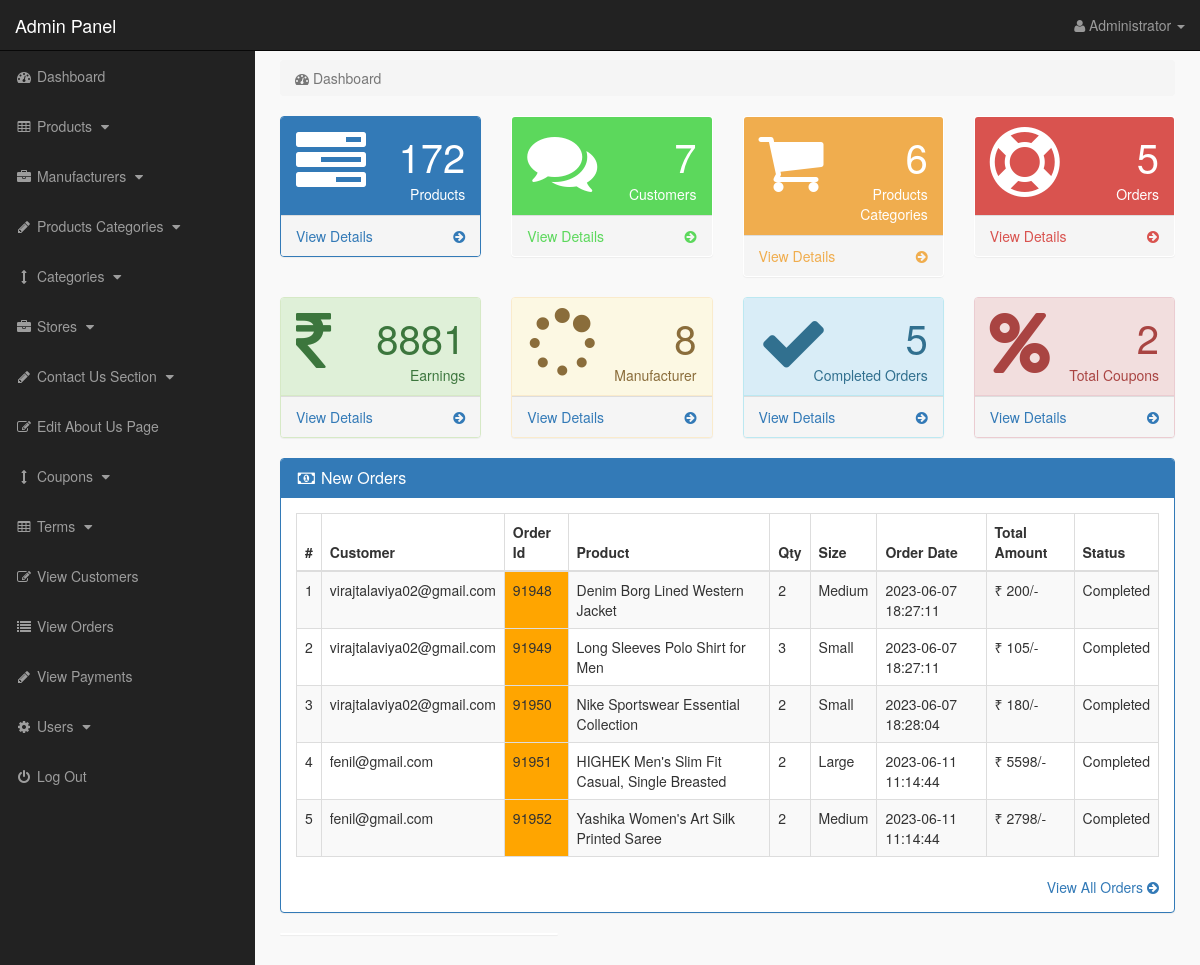
/admin_area/index.php?dashboard (signed in), run on an earlier commit of the app's database.
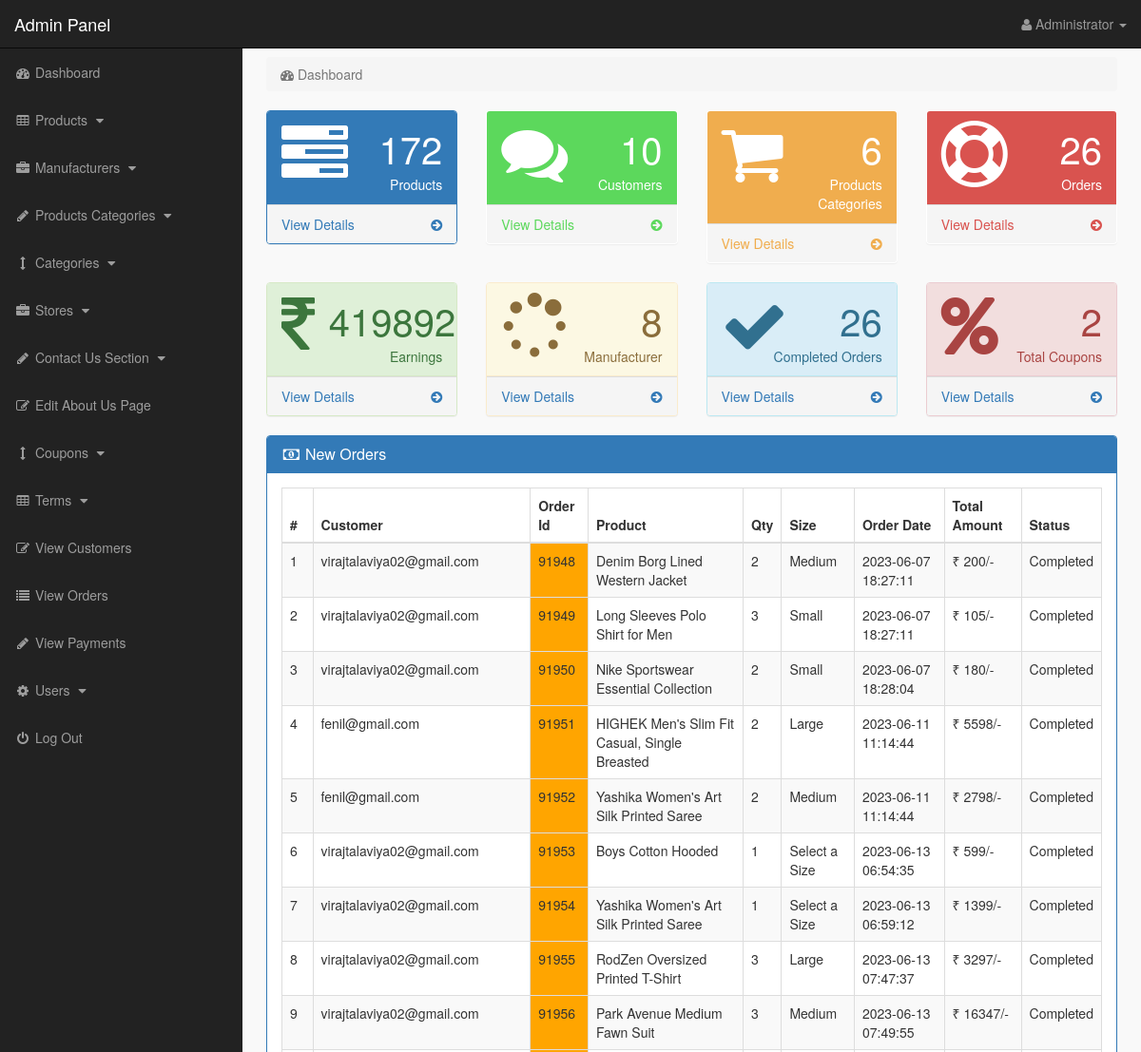
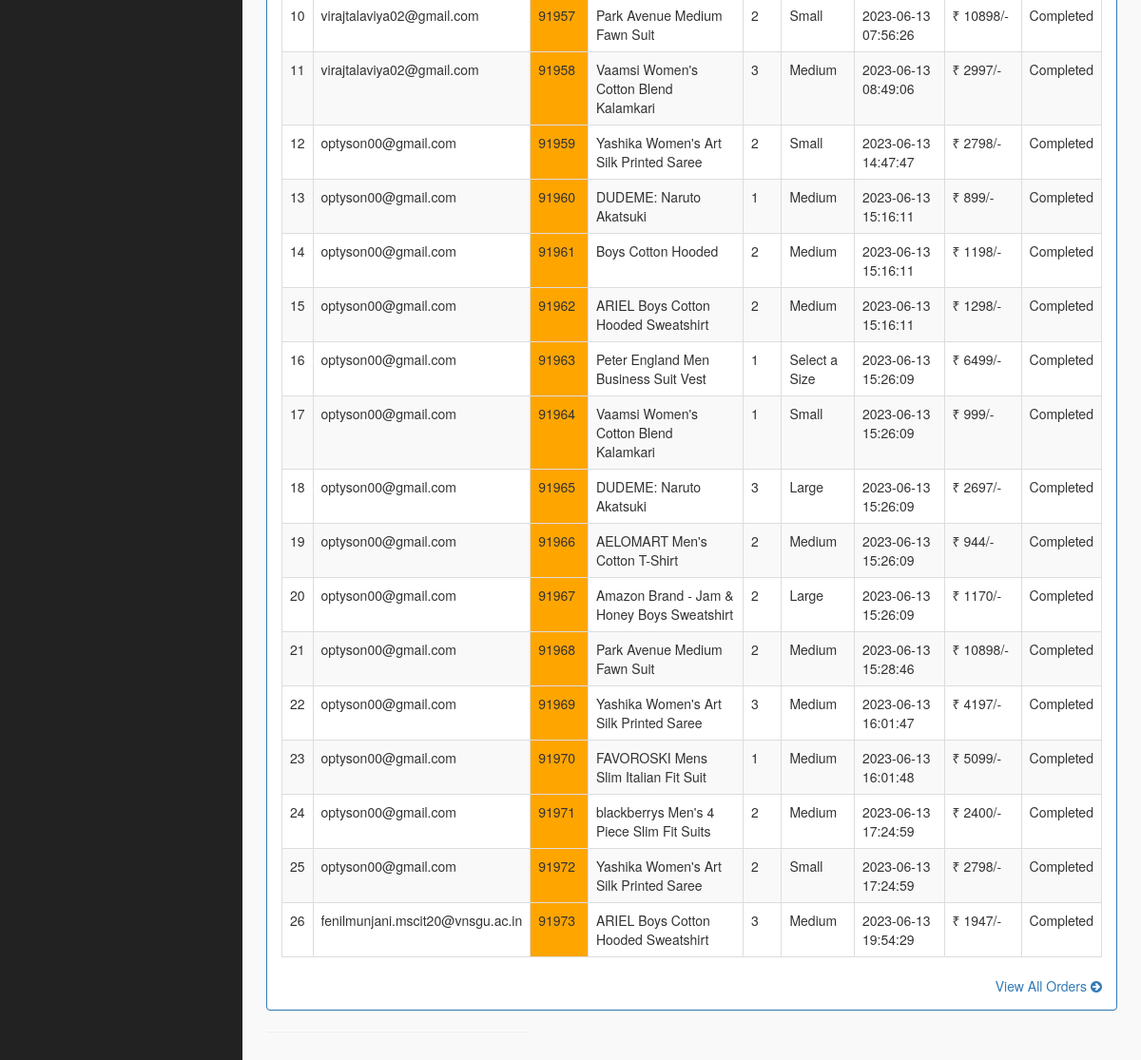
And on a later commit of the database (2 pictures, top to bottom).
### tables this page shows
CREATE TABLE `customer_orders` (
  `order_id` int(10) NOT NULL,
  `customer_id` int(10) NOT NULL,
  `payid` int(11) NOT NULL,
  `product_id` int(11) NOT NULL,
  `due_amount` int(11) NOT NULL,
  `qty` int(10) NOT NULL,
  `size` text NOT NULL,
  `order_date` timestamp NOT NULL DEFAULT current_timestamp() ON UPDATE current_timestamp(),
  `order_status` text NOT NULL
);

CREATE TABLE `customers` (
  `customer_id` int(10) NOT NULL,
  `customer_name` varchar(255) NOT NULL,
  `customer_email` varchar(255) NOT NULL,
  `customer_pass` varchar(255) NOT NULL,
  `customer_country` text NOT NULL,
  `customer_city` text NOT NULL,
  `customer_contact` varchar(255) NOT NULL,
  `customer_address` text NOT NULL,
  `customer_image` text NOT NULL,
  `customer_ip` varchar(255) NOT NULL,
  `customer_confirm_code` text NOT NULL
);

CREATE TABLE `products` (
  `product_id` int(10) NOT NULL,
  `p_cat_id` int(10) NOT NULL,
  `cat_id` int(10) NOT NULL,
  `manufacturer_id` int(10) NOT NULL,
  `date` timestamp NOT NULL DEFAULT current_timestamp() ON UPDATE current_timestamp(),
  `product_title` varchar(255) NOT NULL,
  `product_url` varchar(255) NOT NULL,
  `product_img1` varchar(255) NOT NULL,
  `product_img2` varchar(255) NOT NULL,
  `product_img3` varchar(255) NOT NULL,
  `product_price` int(10) NOT NULL,
  `product_psp_price` int(100) NOT NULL,
  `product_desc` varchar(255) NOT NULL,
  `product_features` varchar(255) NOT NULL,
  `product_video` varchar(255) NOT NULL,
  `product_keywords` varchar(255) NOT NULL,
  `product_label` varchar(255) NOT NULL,
  `status` varchar(255) NOT NULL
);

### admin_area/dashboard.php (the view)
<?php
include("includes/db.php");
if(!isset($_SESSION['admin_email'])){
echo "<script>window.open('login.php','_self')</script>";
}
else {
?>
<div class="row">
<div class="col-lg-12">
<ol class="breadcrumb">
<li class="active">
<i class="fa fa-dashboard"></i> Dashboard
</li>
</ol>
</div>
</div>
<div class="row">
<div class="col-lg-3 col-md-6">
<div class="panel panel-primary">
<div class="panel-heading">
<div class="row">
<div class="col-xs-3">
<i class="fa fa-tasks fa-5x"> </i>
</div>
<div class="col-xs-9 text-right">
<div class="huge"> <?php echo $count_products; ?> </div>
<div>Products</div>
</div>
</div>
</div>
<a href="index.php?view_products">
<div class="panel-footer">
<span class="pull-left"> View Details </span>
<span class="pull-right"> <i class="fa fa-arrow-circle-right"></i> </span>
<div class="clearfix"></div>
</div>
</a>
</div>
</div>
<div class="col-lg-3 col-md-6">
<div class="panel panel-green">
<div class="panel-heading">
<div class="row">
<div class="col-xs-3">
<i class="fa fa-comments fa-5x"> </i>
</div>
<div class="col-xs-9 text-right">
<div class="huge"> <?php echo $count_customers; ?> </div>
<div>Customers</div>
</div>
</div>
</div>
<a href="index.php?view_customers">
<div class="panel-footer">
<span class="pull-left"> View Details </span>
<span class="pull-right"> <i class="fa fa-arrow-circle-right"></i> </span>
<div class="clearfix"></div>
</div>
</a>
</div>
</div>
<div class="col-lg-3 col-md-6">
<div class="panel panel-yellow">
<div class="panel-heading">
<div class="row">
<div class="col-xs-3">
<i class="fa fa-shopping-cart fa-5x"> </i>
</div>
<div class="col-xs-9 text-right">
<div class="huge"> <?php echo $count_p_categories; ?> </div>
<div>Products Categories</div>
</div>
</div>
</div>
<a href="index.php?view_p_cats">
<div class="panel-footer">
<span class="pull-left"> View Details </span>
<span class="pull-right"> <i class="fa fa-arrow-circle-right"></i> </span>
<div class="clearfix"></div>
</div>
</a>
</div>
</div>
<div class="col-lg-3 col-md-6">
<div class="panel panel-red">
<div class="panel-heading">
<div class="row">
<div class="col-xs-3">
<i class="fa fa-support fa-5x"> </i>
</div>
<div class="col-xs-9 text-right">
<div class="huge"> <?php echo $count_total_orders; ?> </div>
<div>Orders</div>
</div>
</div>
</div>
<a href="index.php?view_orders">
<div class="panel-footer">
<span class="pull-left"> View Details </span>
<span class="pull-right"> <i class="fa fa-arrow-circle-right"></i> </span>
<div class="clearfix"></div>
</div>
</a>
</div>
</div>
</div>
<div class="row">
    <div class="col-lg-3 col-md-6">
        <div class="panel panel-success">
        <div class="panel-heading">
        <div class="row">
        <div class="col-xs-3">
        <i class="fa fa-rupee fa-5x"> </i>
        </div>
        <div class="col-xs-9 text-right">
        <?php
            $count = 0;
            $count_earning = "select * from payments";
            $count_earn = mysqli_query($con,$count_earning);
            while($data = mysqli_fetch_array($count_earn))
            {
                $count += $data['amount'];
            }
        ?>
        <div class="huge"> <?php echo $count ?> </div>
        <div>Earnings</div>
        </div>
        </div>
        </div>
        <a href="index.php?view_payments">
        <div class="panel-footer">
        <span class="pull-left"> View Details </span>
        <span class="pull-right"> <i class="fa fa-arrow-circle-right"></i> </span>
        <div class="clearfix"></div>
        </div>
        </a>
        </div>
        </div>
        <div class="col-lg-3 col-md-6">
            <div class="panel panel-warning">
            <div class="panel-heading">
            <div class="row">
            <div class="col-xs-3">
            <i class="fa fa-spinner fa-5x"> </i>
            </div>
            <div class="col-xs-9 text-right">
            <?php
                $count_manu = "select * from manufacturers";
                $count = mysqli_query($con,$count_manu);
                $count_manufacturers =mysqli_num_rows($count);
            ?>
            <div class="huge"> <?php echo $count_manufacturers ?> </div>
            <div>Manufacturer</div>
            </div>
            </div>
            </div>
            <a href="index.php?view_manufacturers">
            <div class="panel-footer">
            <span class="pull-left"> View Details </span>
            <span class="pull-right"> <i class="fa fa-arrow-circle-right"></i> </span>
            <div class="clearfix"></div>
            </div>
            </a>
            </div>
            </div>
            <div class="col-lg-3 col-md-6">
                <div class="panel panel-info">
                <div class="panel-heading">
                <div class="row">
                <div class="col-xs-3">
                <i class="fa fa-check fa-5x"> </i>
                </div>
                <div class="col-xs-9 text-right">
                <div class="huge"> <?php echo $count_total_orders; ?> </div>
                <div>Completed Orders</div>
                </div>
                </div>
                </div>
                <a href="index.php?view_orders">
                <div class="panel-footer">
                <span class="pull-left"> View Details </span>
                <span class="pull-right"> <i class="fa fa-arrow-circle-right"></i> </span>
                <div class="clearfix"></div>
                </div>
                </a>
                </div>
                </div>
                <div class="col-lg-3 col-md-6">
                    <div class="panel panel-danger">
                    <div class="panel-heading">
                    <div class="row">
                    <div class="col-xs-3">
                    <i class="fa fa-percent fa-5x"> </i>
                    </div>
                    <div class="col-xs-9 text-right">
                    <div class="huge"> <?php echo $count_coupons; ?> </div>
                    <div>Total Coupons</div>
                    </div>
                    </div>
                    </div>
                    <a href="index.php?view_coupons">
                    <div class="panel-footer">
                    <span class="pull-left"> View Details </span>
                    <span class="pull-right"> <i class="fa fa-arrow-circle-right"></i> </span>
                    <div class="clearfix"></div>
                    </div>
                    </a>
                    </div>
                    </div>
</div>
<div class="row" >
<div class="col-lg-12" >
<div class="panel panel-primary" >
<div class="panel-heading" >
<h3 class="panel-title" >
<i class="fa fa-money fa-fw" ></i> New Orders
</h3>
</div>
<div class="panel-body" >
<div class="table-responsive" >
<table class="table table-bordered table-hover table-striped" >
<thead>
<tr>
<th>#</th>
<th>Customer</th>
<th>Order Id</th>
<th>Product</th>
<th>Qty</th>
<th>Size</th>
<th>Order Date</th>
<th>Total Amount</th>
<th>Status</th>
</tr>
</thead>
<tbody>
<?php
$i = 0;
$get_orders = "select * from customer_orders";
$run_orders = mysqli_query($con,$get_orders);
while ($row_orders = mysqli_fetch_array($run_orders)) {
$order_id = $row_orders['order_id'];
$c_id = $row_orders['customer_id'];
$product_id = $row_orders['product_id'];
$qty = $row_orders['qty'];
$size = $row_orders['size'];
$order_status = $row_orders['order_status'];
$get_products = "select * from products where product_id='$product_id'";
$run_products = mysqli_query($con,$get_products);
$row_products = mysqli_fetch_array($run_products);
$product_title = $row_products['product_title'];
$i++;
?>
<tr>
<td><?php echo $i; ?></td>
<td>
<?php
$get_customer = "select * from customers where customer_id='$c_id'";
$run_customer = mysqli_query($con,$get_customer);
$row_customer = mysqli_fetch_array($run_customer);
$customer_email = $row_customer['customer_email'];
echo $customer_email;
 ?>
 </td>
<td bgcolor="orange" ><?php echo $order_id; ?></td>
<td><?php echo $product_title; ?></td>
<td><?php echo $qty; ?></td>
<td><?php echo $size; ?></td>
<td>
<?php
$get_customer_order = "select * from customer_orders where order_id='$order_id'";
$run_customer_order = mysqli_query($con,$get_customer_order);
$row_customer_order = mysqli_fetch_array($run_customer_order);
$order_date = $row_customer_order['order_date'];
$due_amount = $row_customer_order['due_amount'];
echo $order_date;
?>
</td>
<td>₹ <?php echo $due_amount; ?>/-</td>
<td>
<?php
if($order_status=='pending'){
echo $order_status='<div style="color:red;">Pending</div>';
}
else{
echo $order_status='Completed';
}
?>
</td>
</tr>
<?php } ?>
</tbody>
</table>
</div>
<div class="text-right" >
<a href="index.php?view_orders" >
View All Orders <i class="fa fa-arrow-circle-right" ></i>
</a>
</div>
</div>
</div>
</div>
<div class="col-md-4">
<div class="panel">
</div>
</div>
</div>
<?php } ?>

### admin_area/index.php (shortened to what this page needs)
<?php
include("includes/db.php");
if(!isset($_SESSION['admin_email'])){
echo "<script>window.open('login.php','_self')</script>";
}
else {
?>
<?php
$admin_session = $_SESSION['admin_email'];
$get_admin = "select * from admins  where admin_email='$admin_session'";
$run_admin = mysqli_query($con,$get_admin);
$row_admin = mysqli_fetch_array($run_admin);
$admin_name = $row_admin['admin_name'];
$get_products = "SELECT * FROM products";
$run_products = mysqli_query($con,$get_products);
$count_products = mysqli_num_rows($run_products);
$get_customers = "SELECT * FROM customers";
$run_customers = mysqli_query($con,$get_customers);
$count_customers = mysqli_num_rows($run_customers);
$get_p_categories = "SELECT * FROM product_categories";
$run_p_categories = mysqli_query($con,$get_p_categories);
$count_p_categories = mysqli_num_rows($run_p_categories);
$get_total_orders = "SELECT * FROM customer_orders";
$run_total_orders = mysqli_query($con,$get_total_orders);
$count_total_orders = mysqli_num_rows($run_total_orders);
$get_coupons = "SELECT * FROM coupons";
$run_coupons = mysqli_query($con,$get_coupons);
$count_coupons = mysqli_num_rows($run_coupons);
?>
<!DOCTYPE html>
<html>
<head>
<link href="css/bootstrap.min.css" rel="stylesheet">
<link href="css/style.css" rel="stylesheet">
<link href="font-awesome/css/font-awesome.min.css" rel="stylesheet" >
</head>
<body>
<div id="wrapper">
<?php include("includes/sidebar.php");  ?>
<div id="page-wrapper">
<div class="container-fluid">
<?php
if(isset($_GET['dashboard'])){
include("dashboard.php");
}
?>
</div>
</div>
</div>
</body>
</html>
<?php } ?>

### admin_area/includes/sidebar.php (shortened to what this page needs)
<?php
if(!isset($_SESSION['admin_email'])){
echo "<script>window.open('login.php','_self')</script>";
}
else {
?>
<nav class="navbar navbar-inverse navbar-fixed-top" >
<div class="navbar-header" >
<a class="navbar-brand" href="index.php?dashboard" >Admin Panel</a>
</div>
<ul class="nav navbar-right top-nav" >
<li class="dropdown" >
<a href="#" class="dropdown-toggle" data-toggle="dropdown" >
<i class="fa fa-user" ></i>
<?php echo $admin_name; ?> <b class="caret" ></b>
</a>
</li>
</ul>
<div class="collapse navbar-collapse navbar-ex1-collapse">
<ul class="nav navbar-nav side-nav">
<li>
<a href="index.php?dashboard">
<i class="fa fa-fw fa-dashboard"></i> Dashboard
</a>
</li>
<li>
<a href="#" data-toggle="collapse" data-target="#products">
<i class="fa fa-fw fa-table"></i> Products
<i class="fa fa-fw fa-caret-down"></i>
</a>
</li>
<li>
<a href="#" data-toggle="collapse" data-target="#manufacturers">
<i class="fa fa-fw fa-briefcase"></i> Manufacturers
<i class="fa fa-fw fa-caret-down"></i>
</a>
</li>
<li>
<a href="#" data-toggle="collapse" data-target="#p_cat">
<i class="fa fa-fw fa-pencil"></i> Products Categories
<i class="fa fa-fw fa-caret-down"></i>
</a>
</li>
<li>
<a href="#" data-toggle="collapse" data-target="#cat">
<i class="fa fa-fw fa-arrows-v"></i> Categories
<i class="fa fa-fw fa-caret-down"></i>
</a>
</li>
<li>
<a href="#" data-toggle="collapse" data-target="#store">
<i class="fa fa-fw fa-briefcase"></i> Stores
<i class="fa fa-fw fa-caret-down"></i>
</a>
</li>
<li>
<a href="#" data-toggle="collapse" data-target="#contact_us">
<i class="fa fa-fw fa-pencil"> </i> Contact Us Section
<i class="fa fa-fw fa-caret-down"></i>
</a>
</li>
<li>
<a href="index.php?edit_about_us">
<i class="fa fa-fw fa-edit"></i> Edit About Us Page
</a>
</li>
<li>
<a href="#" data-toggle="collapse" data-target="#coupons">
<i class="fa fa-fw fa-arrows-v"></i> Coupons
<i class="fa fa-fw fa-caret-down"></i>
</a>
</li>
<li>
<a href="#" data-toggle="collapse" data-target="#terms" >
<i class="fa fa-fw fa-table"></i> Terms
<i class="fa fa-fw fa-caret-down"></i>
</a>
</li>
<li>
<a href="index.php?view_customers">
<i class="fa fa-fw fa-edit"></i> View Customers
</a>
</li>
<li>
<a href="index.php?view_orders">
<i class="fa fa-fw fa-list"></i> View Orders
</a>
</li>
<li>
<a href="index.php?view_payments">
<i class="fa fa-fw fa-pencil"></i> View Payments
</a>
</li>
<li>
<a href="#" data-toggle="collapse" data-target="#users">
<i class="fa fa-fw fa-gear"></i> Users
<i class="fa fa-fw fa-caret-down"></i>
</a>
</li>
<li>
<a href="logout.php">
<i class="fa fa-fw fa-power-off"></i> Log Out
</a>
</li>
</ul>
</div>
</nav>
<?php } ?>

### admin_area/css/style.css (style rules this page uses)
body { margin-top:100px; }
@media (min-width: 768px) { body { margin-top:50px; } }
#wrapper { padding-left:0; }
#page-wrapper { width:100%; padding:0; background-color:#F9F9F9; }
@media (min-width: 768px) { #wrapper { padding-left:255px; } }
@media (min-width: 768px) { #page-wrapper { padding:10px; } }
.top-nav { padding:0 15px; }
.top-nav>li { display:inline-block; float:left; }
.top-nav>li>a { padding-top:15px; padding-bottom:15px; line-height:20px; color:#999; }
@media (min-width: 768px) { .side-nav { position:fixed; top:51px; width:255px; border-radius:0; overflow-y:auto; background-color: #222; bottom:0; overflow-x:hidden; padding-bottom:40px; } }
@media (min-width: 768px) { .side-nav>li>a { width:255px; } }
.huge { font-size:40px; line-height:normal; }
.panel-green > .panel-heading { color:#fff; background-color:#5cd85c; }
.panel-green > a { color:#5cd85c; }
.panel-red > .panel-heading { color:#fff; background-color:#d9534f; }
.panel-red > a { color:#d9534f; }
.panel-yellow > .panel-heading { color:#fff; background-color:#f0ad4e; }
.panel-yellow > a { color:#f0ad4e; }
.panel-body { border-radius:5px; }

What changed in the data, as far as the page shows it:
added customer_orders: customer.customer_email "virajtalaviya02@gmail.com", order_id "91953", product.product_title "Boys Cotton Hooded", qty "1", size "Select a Size", order_date "2023-06-13 06:54:35", due_amount "599"
added customer_orders: customer.customer_email "virajtalaviya02@gmail.com", order_id "91954", product.product_title "Yashika Women's Art Silk Printed Saree", qty "1", size "Select a Size", order_date "2023-06-13 06:59:12", due_amount "1399"
added customer_orders: customer.customer_email "virajtalaviya02@gmail.com", order_id "91955", product.product_title "RodZen Oversized Printed T-Shirt", qty "3", size "Large", order_date "2023-06-13 07:47:37", due_amount "3297"
added customer_orders: customer.customer_email "virajtalaviya02@gmail.com", order_id "91956", product.product_title "Park Avenue Medium Fawn Suit", qty "3", size "Medium", order_date "2023-06-13 07:49:55", due_amount "16347"
added customer_orders: customer.customer_email "virajtalaviya02@gmail.com", order_id "91957", product.product_title "Park Avenue Medium Fawn Suit", qty "2", size "Small", order_date "2023-06-13 07:56:26", due_amount "10898"
added customer_orders: customer.customer_email "virajtalaviya02@gmail.com", order_id "91958", product.product_title "Vaamsi Women's Cotton Blend Kalamkari", qty "3", size "Medium", order_date "2023-06-13 08:49:06", due_amount "2997"
added customer_orders: customer.customer_email "optyson00@gmail.com", order_id "91959", product.product_title "Yashika Women's Art Silk Printed Saree", qty "2", size "Small", order_date "2023-06-13 14:47:47", due_amount "2798"
added customer_orders: customer.customer_email "optyson00@gmail.com", order_id "91960", product.product_title "DUDEME: Naruto Akatsuki", qty "1", size "Medium", order_date "2023-06-13 15:16:11", due_amount "899"
added customer_orders: customer.customer_email "optyson00@gmail.com", order_id "91961", product.product_title "Boys Cotton Hooded", qty "2", size "Medium", order_date "2023-06-13 15:16:11", due_amount "1198"
added customer_orders: customer.customer_email "optyson00@gmail.com", order_id "91962", product.product_title "ARIEL Boys Cotton Hooded Sweatshirt", qty "2", size "Medium", order_date "2023-06-13 15:16:11", due_amount "1298"
added customer_orders: customer.customer_email "optyson00@gmail.com", order_id "91963", product.product_title "Peter England Men Business Suit Vest", qty "1", size "Select a Size", order_date "2023-06-13 15:26:09", due_amount "6499"
added customer_orders: customer.customer_email "optyson00@gmail.com", order_id "91964", product.product_title "Vaamsi Women's Cotton Blend Kalamkari", qty "1", size "Small", order_date "2023-06-13 15:26:09", due_amount "999"
added customer_orders: customer.customer_email "optyson00@gmail.com", order_id "91965", product.product_title "DUDEME: Naruto Akatsuki", qty "3", size "Large", order_date "2023-06-13 15:26:09", due_amount "2697"
added customer_orders: customer.customer_email "optyson00@gmail.com", order_id "91966", product.product_title "AELOMART Men's Cotton T-Shirt", qty "2", size "Medium", order_date "2023-06-13 15:26:09", due_amount "944"
added customer_orders: customer.customer_email "optyson00@gmail.com", order_id "91967", product.product_title "Amazon Brand - Jam & Honey Boys Sweatshirt", qty "2", size "Large", order_date "2023-06-13 15:26:09", due_amount "1170"
added customer_orders: customer.customer_email "optyson00@gmail.com", order_id "91968", product.product_title "Park Avenue Medium Fawn Suit", qty "2", size "Medium", order_date "2023-06-13 15:28:46", due_amount "10898"
added customer_orders: customer.customer_email "optyson00@gmail.com", order_id "91969", product.product_title "Yashika Women's Art Silk Printed Saree", qty "3", size "Medium", order_date "2023-06-13 16:01:47", due_amount "4197"
added customer_orders: customer.customer_email "optyson00@gmail.com", order_id "91970", product.product_title "FAVOROSKI Mens Slim Italian Fit Suit", qty "1", size "Medium", order_date "2023-06-13 16:01:48", due_amount "5099"
added customer_orders: customer.customer_email "optyson00@gmail.com", order_id "91971", product.product_title "blackberrys Men's 4 Piece Slim Fit Suits", qty "2", size "Medium", order_date "2023-06-13 17:24:59", due_amount "2400"
added customer_orders: customer.customer_email "optyson00@gmail.com", order_id "91972", product.product_title "Yashika Women's Art Silk Printed Saree", qty "2", size "Small", order_date "2023-06-13 17:24:59", due_amount "2798"
added customer_orders: customer.customer_email "fenilmunjani.mscit20@vnsgu.ac.in", order_id "91973", product.product_title "ARIEL Boys Cotton Hooded Sweatshirt", qty "3", size "Medium", order_date "2023-06-13 19:54:29", due_amount "1947"
Also different on the page:
$count_customers: "7" → "10"
$count_total_orders: "5" → "26"
$count: "8881" → "419892"
